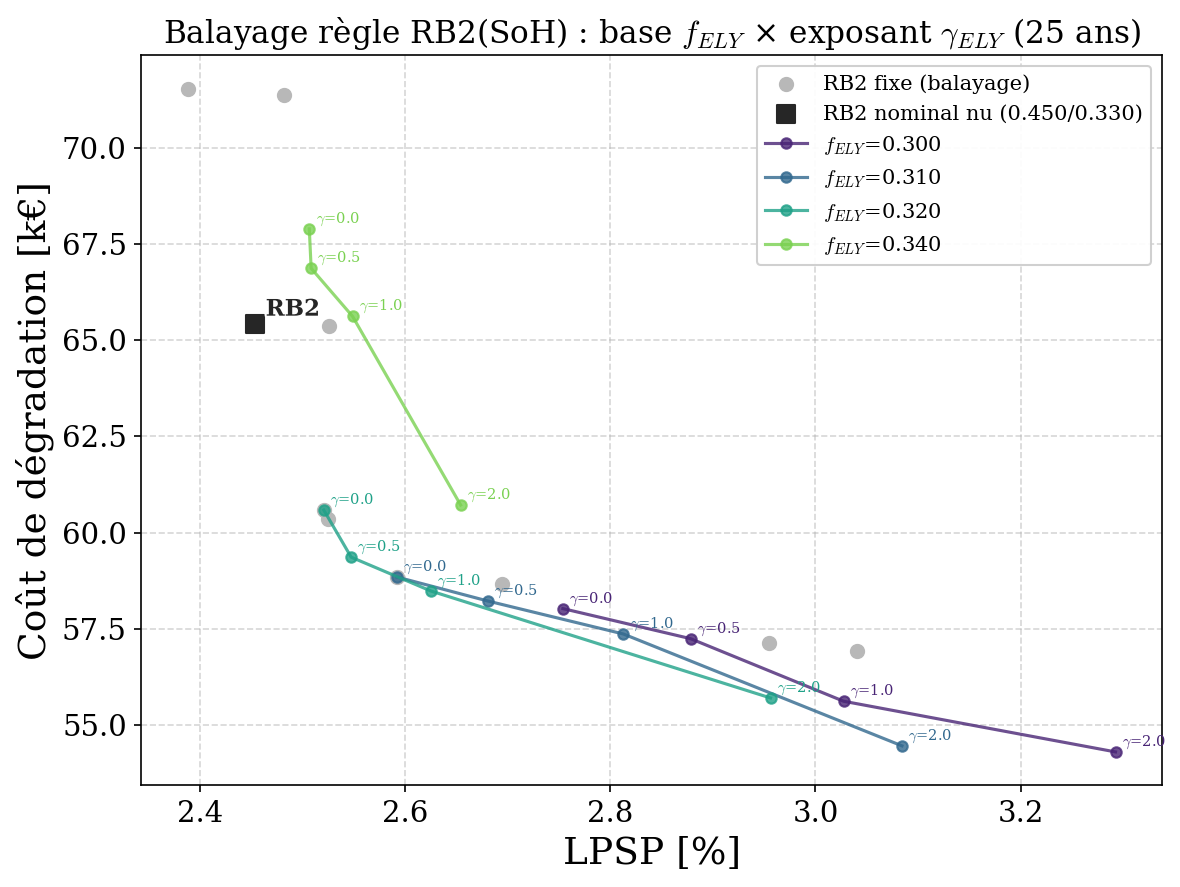

Source code (Python):
"""
sweep_setpoints_rb2soh.py
=========================
Pendant de sweep_setpoints_rb2.py, mais pour RB2(SoH) : on balaie les parametres
de la REGLE polynomiale en fonction du vieillissement, pour mesurer l'AMPLITUDE
des gains reellement apportes par l'exploitation du SoH.

Regle RB2(SoH) (dans RB2(SoH)/get_optimal_action_RB.py) :
    P_fc_set  = f_FC  * Pmax_fc  * SoH_fc  ** gamma_FC     (gamma_FC = 0 : FC non module)
    P_ely_set = f_ELY * Pmax_ely * SoH_ely ** gamma_ELY    (gamma_ELY = 0.5 actuel)

On balaie (f_ELY base) x (gamma_ELY). Cas particuliers reperes :
    - gamma_ELY = 0            -> setpoint FIXE (test-nul : l'info SoH n'agit plus)
    - (f_ELY=0.320, gamma=0.5) -> RB2(SoH) NOMINAL actuel
Le FC reste fixe (f_FC=0.440, gamma_FC=0) : la degradation FC est pilotee par le
start-stop, insensible au niveau de puissance -> moduler par SoH_fc n'aide pas.
Editable en tete si on veut tester malgre tout.

Chaque combinaison -> 1 simulation 25 ans -> 1 point (LPSP %, cout deg k€).
Sortie : sweep_setpoints_rb2soh.txt (colonnes avec les gammas) + figure de base.
Le classement par cout unifie (VoLL) et la comparaison au meilleur RB2 fixe se
font dans rank_rb2soh_unified.py (post-traitement, apres rapatriement).

Lancement (depuis Vieillissement8/RB2/) :
    python sweep_setpoints_rb2soh.py            # sweep complet + figure
    python sweep_setpoints_rb2soh.py --smoke    # smoke-test (2 sims, horizon court)
    python sweep_setpoints_rb2soh.py --replot    # refait la figure depuis le .txt
"""
import sys, os, time, argparse
import numpy as np
import matplotlib
matplotlib.use("Agg")
import matplotlib.pyplot as plt
import matplotlib.patheffects as pe
from concurrent.futures import ProcessPoolExecutor

HERE   = os.path.dirname(os.path.abspath(__file__))          # .../Vieillissement8/RB2
PARENT = os.path.dirname(HERE)                               # .../Vieillissement8
sys.path.insert(0, PARENT)
from Common import Init_EMR_MG_v16_python as I
from Common.main_init_and_loop import init_and_run_loop
from Common.cost_fcn_total2 import get_cost_total
from Common.get_lol import get_lol

# ======================= CONFIGURATION =======================
N_YEARS   = 25
FC_FRAC   = 0.440       # base FC (fixe ; FC non module par le SoH)
GAMMA_FC  = 0.0         # exposant SoH_fc (0 = pas de modulation FC)
ELY_FRACS = [0.300, 0.310, 0.320, 0.340]   # bases f_ELY a tester
GAMMA_ELYS = [0.0, 0.5, 1.0, 2.0]          # exposants gamma_ELY (0 = setpoint fixe)
_N_AVAIL  = int(os.environ.get("SLURM_CPUS_PER_TASK", (os.cpu_count() or 2) - 1))
_N_AVAIL  = max(1, _N_AVAIL)
OUT_TXT   = os.path.join(HERE, "sweep_setpoints_rb2soh.txt")
OUT_PDF   = os.path.join(HERE, "sweep_setpoints_rb2soh.pdf")
OUT_PNG   = os.path.join(HERE, "sweep_setpoints_rb2soh.png")
# =============================================================


def make_rb2soh(fc_frac, gamma_fc, ely_frac, gamma_ely):
    """Action RB2(SoH) IDENTIQUE a l'originale (plafonds H2 inclus), parametree
    par la base et l'exposant SoH de chaque convertisseur."""
    def get_optimal_action_RB(SoC_t, P_tot_ref_t, defaillances, lol_tab, alpha_fc_t,
                              alpha_ely_t, SoH_bat_t, E_h2_t, E_h2_init, P_fc_max_t,
                              P_ely_max_t, RUL_fc_t, RUL_ely_t, SoH_fc_t, SoH_ely_t):
        P_fc_set  = fc_frac  * I.FC['P_fc_max']   * SoH_fc_t  ** gamma_fc
        P_ely_set = ely_frac * I.ELY['P_ely_max'] * SoH_ely_t ** gamma_ely

        dt_h         = I.LOAD['Ts'] / 3600.0
        P_fc_h2_max  = max(E_h2_t, 0.0)             / dt_h * I.FC['eff']  * I.CONV['eta'] * 1000
        P_ely_h2_max = max(E_h2_init - E_h2_t, 0.0) / dt_h / (I.ELY['eff'] * I.CONV['eta']) * 1000

        if P_tot_ref_t > 0:
            P_fc_avail = min(P_fc_set, P_fc_h2_max)
            if P_tot_ref_t > P_fc_avail:
                P_dc_fc_t  = P_fc_avail
                P_dc_bat_t = P_tot_ref_t - P_fc_avail
            else:
                P_dc_fc_t  = 0
                P_dc_bat_t = P_tot_ref_t
            P_dc_ely_t = 0
        if P_tot_ref_t < 0:
            P_ely_avail = min(P_ely_set, P_ely_h2_max)
            if P_tot_ref_t < -P_ely_avail:
                P_dc_ely_t = -P_ely_avail
                P_dc_bat_t = P_tot_ref_t + P_ely_avail
            else:
                P_dc_ely_t = 0
                P_dc_bat_t = P_tot_ref_t
            P_dc_fc_t = 0

        if 'FC' in defaillances and P_tot_ref_t > 0:
            P_dc_bat_t = P_tot_ref_t
        if 'ELY' in defaillances and P_tot_ref_t < 0:
            P_dc_bat_t = P_tot_ref_t
        action = P_dc_bat_t, P_dc_fc_t, P_dc_ely_t
        action, lol = get_lol(SoC_t, action, P_tot_ref_t, defaillances, E_h2_t,
                              E_h2_init, P_fc_max_t, P_ely_max_t, SoH_bat_t)
        return action, lol
    return get_optimal_action_RB


def _compute_metrics(data):
    """(LPSP %, cout k€) EXACTEMENT comme batch_pareto._compute_metrics."""
    P_bat = data["P_bat"]; P_fc = data["P_fc"]; P_ely = data["P_ely"]
    P_dc_load = data["P_dc_load"]; P_dc_pv = data["P_dc_pv"]; lol_tab = data["lol_tab"]
    SoC = data["SoC"]
    alpha_fc  = data["alpha_fc"][:-1]
    alpha_ely = data["alpha_ely"][:-1]
    SoH_bat   = data["SoH_bat"][:-1].copy()
    for k in range(1, len(SoH_bat)):
        if SoH_bat[k] == 1:
            SoH_bat[k - 1] = np.nan
    if np.isnan(SoH_bat).any():
        SoH_bat[np.isnan(SoH_bat)] = np.interp(
            np.flatnonzero(np.isnan(SoH_bat)),
            np.flatnonzero(~np.isnan(SoH_bat)),
            SoH_bat[~np.isnan(SoH_bat)])
    P_planned = np.array([(a - b) / 1000 for a, b in zip(P_dc_load, P_dc_pv)])
    P_real    = np.array([(a - b) * (1 - c) / 1000 for a, b, c in zip(P_dc_load, P_dc_pv, lol_tab)])
    p, r = np.clip(P_planned, 0, None), np.clip(P_real, 0, None)
    lpsp = (np.clip(p - r, 0, None).sum() / p.sum() * 100) if p.sum() > 0 else 0.0
    cost_keur = get_cost_total(alpha_fc, P_fc, alpha_ely, P_ely, P_bat, SoC,
                               I.LOAD, I.BAT, I.FC, I.ELY, SoH_bat) / 1000
    return float(lpsp), float(cost_keur)


def _eval(args):
    fc, gfc, el, gel, n_years = args
    data = init_and_run_loop(make_rb2soh(fc, gfc, el, gel), n_years=n_years)
    lpsp, cost = _compute_metrics(data)
    return (fc, gfc, el, gel, lpsp, cost)


def run_sweep(smoke=False):
    n_years = 2 if smoke else N_YEARS
    if smoke:
        combos = [(FC_FRAC, GAMMA_FC, 0.320, 0.5, n_years),
                  (FC_FRAC, GAMMA_FC, 0.320, 0.0, n_years)]
    else:
        combos = [(FC_FRAC, GAMMA_FC, el, gel, n_years)
                  for el in ELY_FRACS for gel in GAMMA_ELYS]
    n_workers = max(1, min(_N_AVAIL, len(combos)))
    print(f"--- Sweep RB2(SoH) : {len(combos)} sims sur {n_years} ans ({n_workers} workers) ---",
          flush=True)
    t0 = time.time()
    results = []
    with ProcessPoolExecutor(max_workers=n_workers) as ex:
        for i, res in enumerate(ex.map(_eval, combos), 1):
            results.append(res)
            print(f"  [{i:2d}/{len(combos)}] fc={res[0]:.3f}^{res[1]:.1f} "
                  f"ely={res[2]:.3f}^{res[3]:.2f} -> LPSP={res[4]:6.3f}%  "
                  f"cout={res[5]:8.3f} k€", flush=True)
    print(f"--- termine en {time.time()-t0:.0f}s ---", flush=True)

    with open(OUT_TXT, "w", encoding="utf-8") as f:
        f.write(f"# Sweep regle RB2(SoH) : f_ELY base x gamma_ELY - {n_years} ans\n")
        f.write(f"# f_FC={FC_FRAC} gamma_FC={GAMMA_FC} fixes ; "
                f"P_ely_set = f_ELY*Pmax*SoH_ely^gamma_ELY\n")
        f.write(f"# P_fc_max={I.FC['P_fc_max']:.2f} W  P_ely_max={I.ELY['P_ely_max']:.2f} W\n")
        f.write("kind;fc_frac;gamma_fc;ely_frac;gamma_ely;LPSP(%);Cost(kEUR)\n")
        for fc, gfc, el, gel, lpsp, cost in results:
            if abs(el-0.320) < 1e-9 and abs(gel-0.5) < 1e-9:
                tag = "RB2(SoH)_nominal"
            elif abs(gel-0.0) < 1e-9:
                tag = "fixed(gamma0)"        # setpoint fixe : test-nul
            else:
                tag = "RB2(SoH)_sweep"
            f.write(f"{tag};{fc:.3f};{gfc:.2f};{el:.3f};{gel:.3f};{lpsp:.4f};{cost:.4f}\n")
    print(f"Ecrit : {OUT_TXT}", flush=True)


def plot():
    rows = []
    with open(OUT_TXT, encoding="utf-8") as f:
        for line in f:
            if line.startswith("#") or line.startswith("kind"):
                continue
            p = line.strip().split(";")
            if len(p) != 7:
                continue
            rows.append((p[0], float(p[3]), float(p[4]), float(p[5]), float(p[6])))
    LABEL_STROKE = [pe.withStroke(linewidth=2.0, foreground='white')]
    plt.rcParams.update({
        "text.usetex": False, "mathtext.fontset": "cm", "font.family": "serif",
        "axes.labelsize": 18, "axes.titlesize": 15, "legend.fontsize": 11,
        "xtick.labelsize": 14, "ytick.labelsize": 14, "pdf.fonttype": 42,
    })
    fig, ax = plt.subplots(figsize=(8, 6))

    # --- overlay RB2 FIXE (nuage gris) + RB2 nominal, depuis ../RB2/ ---
    fixed_txt = os.path.abspath(os.path.join(HERE, "..", "RB2", "sweep_setpoints_rb2.txt"))
    if os.path.exists(fixed_txt):
        first = True
        with open(fixed_txt, encoding="utf-8") as f:
            for line in f:
                if line.startswith("#") or line.startswith("kind"):
                    continue
                q = line.strip().split(";")
                if len(q) != 5 or q[0] == "RB2(SoH)":
                    continue
                lp, dg = float(q[3]), float(q[4])
                ax.scatter(lp, dg, color="0.72", s=40, zorder=1,
                           label="RB2 fixe (balayage)" if first else None)
                first = False
                if q[0] == "RB2_nominal":
                    ax.scatter(lp, dg, marker="s", color="0.15", s=70, zorder=4,
                               label="RB2 nominal nu (0.450/0.330)")
                    ax.annotate("RB2", (lp, dg), fontsize=11, color="0.15", weight="bold",
                                path_effects=LABEL_STROKE, xytext=(5, 4),
                                textcoords="offset points", zorder=4)

    bases = sorted(set(r[1] for r in rows))
    cmap = {b: c for b, c in zip(bases, plt.cm.viridis(np.linspace(0.1, 0.8, len(bases))))}
    for b in bases:
        pts = sorted([r for r in rows if r[1] == b], key=lambda r: r[2])
        xs = [p[3] for p in pts]; ys = [p[4] for p in pts]
        ax.plot(xs, ys, '-o', color=cmap[b], alpha=0.8, ms=5,
                label=f"$f_{{ELY}}$={b:.3f}")
        for p in pts:
            ax.annotate(f"$\\gamma$={p[2]:.1f}", (p[3], p[4]), fontsize=7,
                        color=cmap[b], xytext=(3, 3), textcoords="offset points")
    ax.set_xlabel("LPSP [%]")
    ax.set_ylabel("Coût de dégradation [k€]")
    ax.grid(True, linestyle="--", alpha=0.5)
    ax.legend(loc="best", framealpha=0.92, fontsize=10)
    ax.set_title("Balayage règle RB2(SoH) : base $f_{ELY}$ × exposant $\\gamma_{ELY}$ (25 ans)")
    plt.tight_layout()
    plt.savefig(OUT_PDF, format="pdf", bbox_inches="tight")
    plt.savefig(OUT_PNG, format="png", dpi=150, bbox_inches="tight")
    plt.close()
    print(f"Figure : {OUT_PDF}\n         {OUT_PNG}", flush=True)


if __name__ == "__main__":
    ap = argparse.ArgumentParser()
    ap.add_argument("--smoke", action="store_true")
    ap.add_argument("--replot", action="store_true")
    args = ap.parse_args()
    if args.replot:
        plot()
    else:
        run_sweep(smoke=args.smoke)
        plot()
